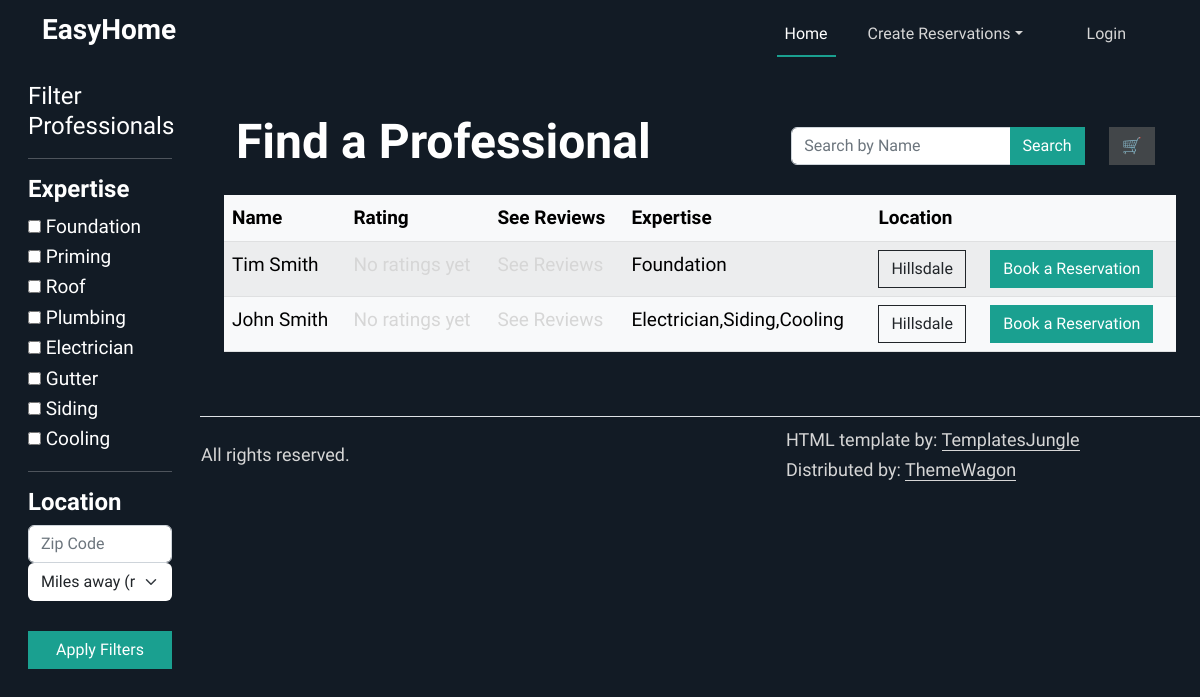
The app's page /professionals, older data.
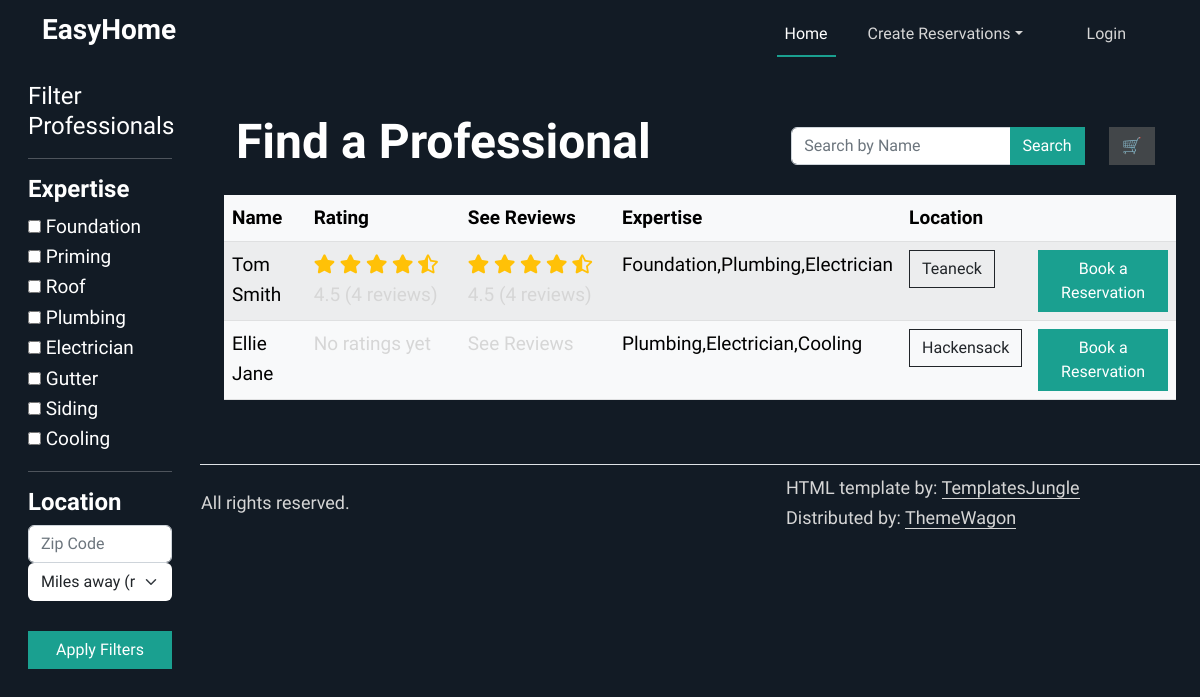
The same page, newer data.
### tables this page shows
CREATE TABLE professionals (
                  id INTEGER PRIMARY KEY AUTOINCREMENT,
                  user_id INTEGER NOT NULL,
                  profession VARCHAR2(50) NOT NULL,
                  hourly_cost DECIMAL(10,2),
                  description TEXT,
                  is_verified BOOLEAN DEFAULT 0,
                  FOREIGN KEY (user_id) REFERENCES users(id)
            );

CREATE TABLE users (
                id INTEGER PRIMARY KEY AUTOINCREMENT,
                first_name VARCHAR2(25) NOT NULL,
                middle_name VARCHAR2(15),
                last_name VARCHAR2(25) NOT NULL,
                gender CHAR(1) CHECK (gender IN ('M','F','O')) NOT NULL,
                phone_number VARCHAR2(12) NOT NULL,
                email VARCHAR2(50) NOT NULL,
                password VARCHAR2(50) NOT NULL,
                street_number VARCHAR2(10),
                street_name VARCHAR2(35),
                town VARCHAR2(30),
                state CHAR(2),
                zip_code NUMBER(5),
                user_type VARCHAR2(20) CHECK (user_type IN ('customer','professional')) DEFAULT 'customer'
            );

### app.py (the view, shortened to what this page needs)
@app.route('/professionals', methods=["GET", "POST"])
def professionals():
    list = get_professionals()
    user_zip = None
    if current_user.is_authenticated:
        user_zip = get_user_by_id(current_user.id).zip_code
    if 'cart' not in session:
        session['cart'] = []
    cart = session['cart']  # Retrieve cart
    return render_template("professionals.html", professionals=list, user_zip=user_zip, cart=cart)

### templates/professionals.html (shortened to what the changed rows need)
{%extends "base.html"%}
{%block content%}
<div class="container-fluid">
  <div class="row">
    <main class="col-md-9 ms-sm-auto col-lg-10 px-md-4 offset-md-3">
      <section id="feature">
        <div class="container py-5">
          <div class="row align-items-center mb-3">
            <div class="col-md-7">
              <h2>Find a Professional</h2>
            </div>
          </div>
          <div class="row">
            <table class="table table-striped table-light">
              <thead>
                <tr>
                  <th scope="col">Name</th>
                  <th scope="col">Rating</th>
                  <th scope="col">See Reviews</th>
                  <th scope="col">Expertise</th>
                  <th scope="col">Location</th>
                  <th scope="col"></th>
                </tr>
              </thead>
              <tbody>
                {%for prof in professionals%}
                <tr>
                  <td>{{prof.first_name}} {{prof.last_name}}</td>
                  <td>
                    <a href="/submit_review/{{prof.prof_id}}">
                      {% if prof.avg_rating > 0 %}
                      <span class="star-colored">
                        {% for i in range(prof.avg_rating|int) %}
                        <i class="fas fa-star"></i>
                        {% endfor %}
                        {% if prof.avg_rating % 1 >= 0.5 %}
                        <i class="fas fa-star-half-alt"></i>
                        {% endif %}
                      </span>
                      {{ prof.avg_rating }} ({{ prof.review_count }} reviews)
                      {% else %}
                      No ratings yet
                      {% endif %}
                    </a>
                  </td>
                  <td>
                    {% if prof.avg_rating > 0 %}
                    <span class="star-colored">
                      {% for i in range(prof.avg_rating|int) %}
                      <i class="fas fa-star"></i>
                      {% endfor %}
                      {% if prof.avg_rating % 1 >= 0.5 %}
                      <i class="fas fa-star-half-alt"></i>
                      {% endif %}
                    </span>
                    <a href="/reviews/{{prof.prof_id}}">{{ prof.avg_rating }} ({{ prof.review_count }} reviews)</a>
                    {% else %}
                    <a href="/reviews/{{prof.prof_id}}">See Reviews</a>
                    {% endif %}
                  </td>
                  <td>{{prof.profession}}</td>
                  <td><button type="button" class="btn btn-outline-dark" data-bs-toggle="modal"
                      data-bs-target="#exampleModal{{ loop.index }}">
                      {{prof.town}}
                    </button>
                  </td>
                  <td><a href="/createReservation/{{prof.prof_id}}" class="btn btn-primary" role="button">Book a
                      Reservation</a></td>
                </tr>
                {%endfor%}
              </tbody>
            </table>
          </div>
        </div>
      </section>
    </main>
  </div>
</div>
{%endblock%}

Row changes from the older to the newer data that the page shows:
changed professionals "Smith": first_name "Tim" → "Tom"; avg_rating (not shown) → "4.5"; review_count (not shown) → "4"; profession "Foundation" → "Foundation,Plumbing,Electrician"; town "Hillsdale" → "Teaneck"; text "No ratings yet See Reviews" → "( reviews) ( reviews)"
changed professionals: first_name "John" → "Ellie"; last_name "Smith" → "Jane"; profession "Electrician,Siding,Cooling" → "Plumbing,Electrician,Cooling"; town "Hillsdale" → "Hackensack"
